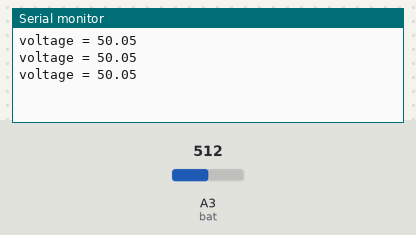
A sketch run on a simulated Arduino Uno, built with avr-gcc and run on an emulated ATmega328P. On the bench: the last lines printed to the serial monitor. The test bench sets the inputs (shaded band); at power-on: A3 (bat) = 512.

Above: at 1.3 s.
1.4 s: A3 (bat) set to 716
At 1.9 s:
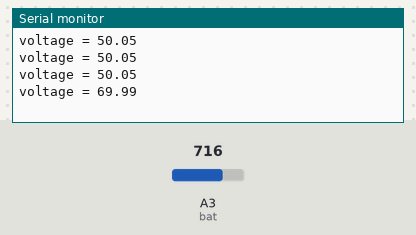
2.9 s: A3 (bat) set to 900
At 3.4 s:
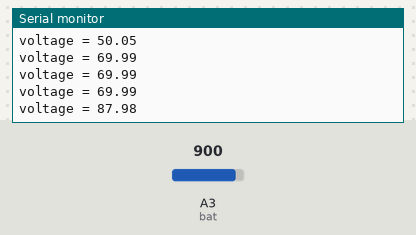
Timing chart, 0 to 5.9 s (numbered marks = the images above; inputs shaded):
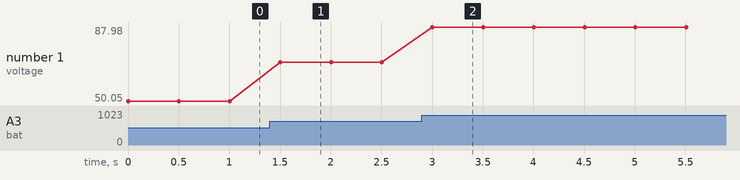

Measured:
- after the input at 1.4 s, the serial monitor: prints a new line after 0.10 s (image 1)
- after the input at 2.9 s, the serial monitor: prints a new line after 0.10 s (image 2)
- plotted number 1: 50.05 → 69.99 after the input at 1.4 s, 69.99 → 87.98 after the input at 2.9 s

The sketch:

battery_percentage.ino
```cpp
//place the positive of the battery to A0 of arduino
//place the negitive of the battery to GND of arduino

#define bat A3


void setup() {

  Serial.begin(9600);

  pinMode(bat, INPUT);

}

void loop() {

  float red   = analogRead(bat);

  float volt = (red / 1023) * 100;

  Serial.print("voltage = ");

  Serial.println((volt));

  delay(500);


}
```
